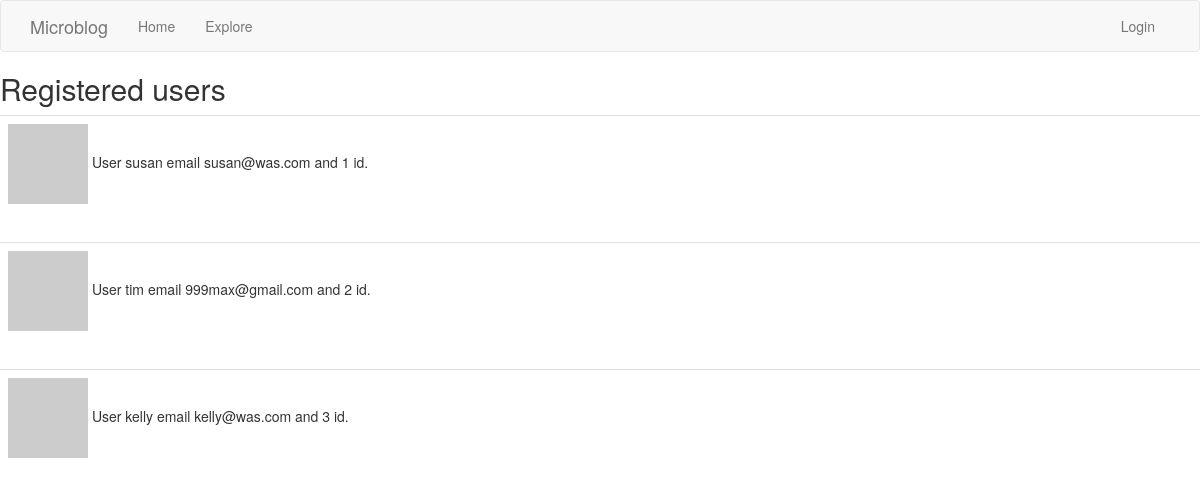
The app's page /users, older data.
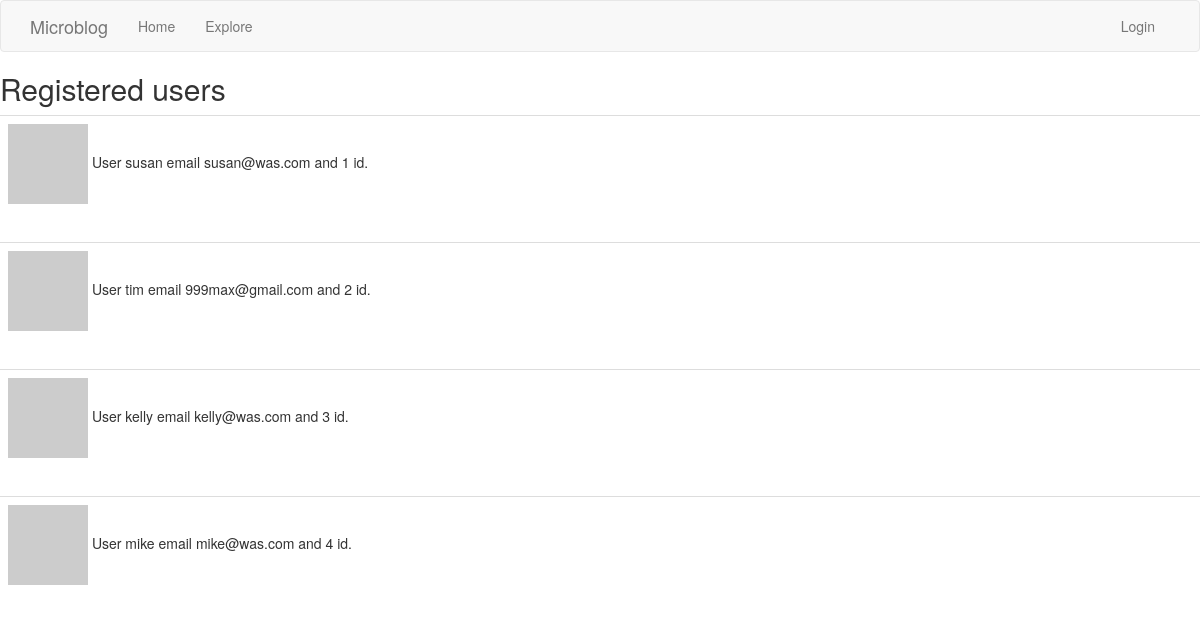
The same page, newer data.
### app/models.py (models this page shows, shortened)
class User(UserMixin, db.Model):
    id = db.Column(db.Integer, primary_key=True)
    username = db.Column(db.String(64), index=True, unique=True)
    email = db.Column(db.String(120), index=True, unique=True)
    password_hash = db.Column(db.String(128))
    posts = db.relationship("Post", backref="author", lazy="dynamic")
    about_me = db.Column(db.String(140))
    last_seen = db.Column(db.DateTime, default=datetime.utcnow)
    followed = db.relationship("User", secondary=followers,
                               primaryjoin=(followers.c.follower_id == id),
                               secondaryjoin=(followers.c.followed_id == id),
                               backref=db.backref("followers", lazy="dynamic"), lazy="dynamic")
    def avatar(self, size):
        digest = md5(self.email.lower().encode("utf-8")).hexdigest()
        return "https://www.gravatar.com/avatar/{}?d=identicon&s={}".format(
            digest, size)

### app/routes.py (the view)
@appl.route("/users")
def users():
    users = User.query.all()
    return render_template("users.html", users=users)

### app/routes.py (called while the page is built)
@appl.before_request
def before_request():
    if current_user.is_authenticated:
        current_user.last_seen = datetime.utcnow()
        db.session.commit()

### app/templates/users.html
{% extends "base.html" %}
{% block app_content %}
<h2>Registered users</h2>
{% for user in users %}
<table class="table table-hover">
<tr>
    <td>
    <p><a href="{{ url_for('user', username=user.username) }}"><img src="{{ user.avatar(70) }}"></a>
        User {{ user.username }} email {{ user.email }} and {{ user.id }} id.</p>
    </td>
</tr>
</table>
{% endfor %}
{% endblock %}

Row changes from the older to the newer data that the page shows:
added User: username "mike", email "mike@was.com", id "4"
